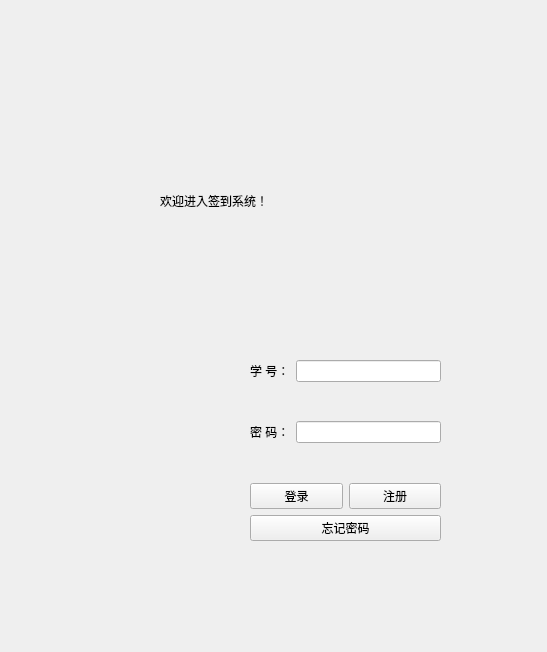
<?xml version="1.0" encoding="UTF-8"?>
<ui version="4.0">
 <class>EnterSign</class>
 <widget class="QWidget" name="EnterSign">
  <property name="geometry">
   <rect>
    <x>0</x>
    <y>0</y>
    <width>547</width>
    <height>652</height>
   </rect>
  </property>
  <property name="windowTitle">
   <string>Form</string>
  </property>
  <widget class="QWidget" name="widget" native="true">
   <property name="geometry">
    <rect>
     <x>0</x>
     <y>0</y>
     <width>481</width>
     <height>411</height>
    </rect>
   </property>
   <property name="styleSheet">
    <string notr="true">border-image: url(:/new/02.jpg);</string>
   </property>
   <zorder>layoutWidget</zorder>
   <zorder>layoutWidget</zorder>
   <zorder>layoutWidget</zorder>
   <zorder></zorder>
  </widget>
  <widget class="QLabel" name="label_3">
   <property name="geometry">
    <rect>
     <x>160</x>
     <y>160</y>
     <width>361</width>
     <height>81</height>
    </rect>
   </property>
   <property name="styleSheet">
    <string notr="true">font: 20pt &quot;华文琥珀&quot;;</string>
   </property>
   <property name="text">
    <string>欢迎进入签到系统！</string>
   </property>
  </widget>
  <widget class="QWidget" name="">
   <property name="geometry">
    <rect>
     <x>250</x>
     <y>360</y>
     <width>191</width>
     <height>181</height>
    </rect>
   </property>
   <layout class="QVBoxLayout" name="verticalLayout_2">
    <item>
     <layout class="QHBoxLayout" name="horizontalLayout">
      <item>
       <widget class="QLabel" name="label">
        <property name="styleSheet">
         <string notr="true">font: 11pt &quot;方正粗黑宋简体&quot;;</string>
        </property>
        <property name="text">
         <string>学 号：</string>
        </property>
       </widget>
      </item>
      <item>
       <widget class="QLineEdit" name="lE_sno">
        <property name="styleSheet">
         <string notr="true">background-image: url(:/new/back.jpg);</string>
        </property>
       </widget>
      </item>
     </layout>
    </item>
    <item>
     <spacer name="verticalSpacer_7">
      <property name="orientation">
       <enum>Qt::Vertical</enum>
      </property>
      <property name="sizeHint" stdset="0">
       <size>
        <width>20</width>
        <height>40</height>
       </size>
      </property>
     </spacer>
    </item>
    <item>
     <layout class="QHBoxLayout" name="horizontalLayout_2">
      <item>
       <widget class="QLabel" name="label_2">
        <property name="styleSheet">
         <string notr="true">font: 11pt &quot;方正粗黑宋简体&quot;;</string>
        </property>
        <property name="text">
         <string>密 码：</string>
        </property>
       </widget>
      </item>
      <item>
       <widget class="QLineEdit" name="lE_pwd"/>
      </item>
     </layout>
    </item>
    <item>
     <spacer name="verticalSpacer_5">
      <property name="orientation">
       <enum>Qt::Vertical</enum>
      </property>
      <property name="sizeHint" stdset="0">
       <size>
        <width>20</width>
        <height>40</height>
       </size>
      </property>
     </spacer>
    </item>
    <item>
     <layout class="QHBoxLayout" name="horizontalLayout_3">
      <item>
       <widget class="QPushButton" name="pbtn_enter">
        <property name="styleSheet">
         <string notr="true">font: 11pt &quot;方正粗黑宋简体&quot;;</string>
        </property>
        <property name="text">
         <string>登录</string>
        </property>
       </widget>
      </item>
      <item>
       <widget class="QPushButton" name="pbt_zhuce">
        <property name="styleSheet">
         <string notr="true">font: 11pt &quot;方正粗黑宋简体&quot;;</string>
        </property>
        <property name="text">
         <string>注册</string>
        </property>
       </widget>
      </item>
     </layout>
    </item>
    <item>
     <widget class="QPushButton" name="pBtn_for">
      <property name="text">
       <string>忘记密码</string>
      </property>
     </widget>
    </item>
   </layout>
  </widget>
 </widget>
 <resources/>
 <connections/>
</ui>
